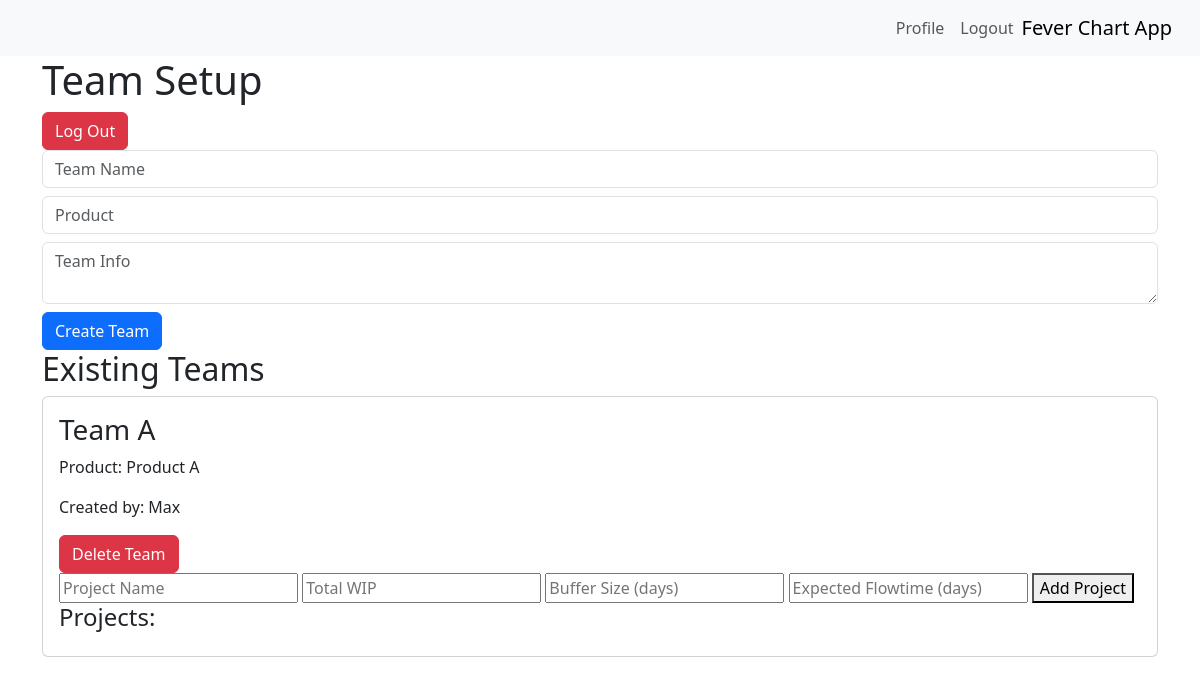
Page / (signed in) on the earlier database version.
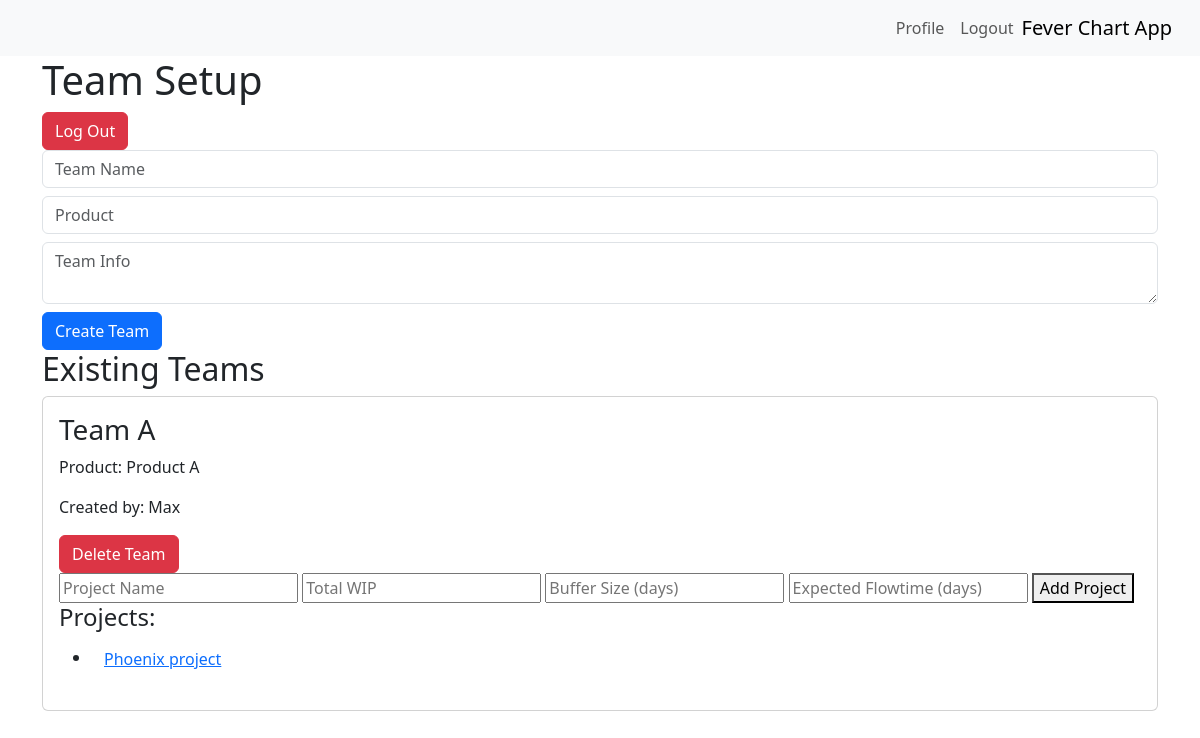
Same page on the later database version.
### app.py (models this page shows, shortened)
class Team(db.Model):
    id = db.Column(db.Integer, primary_key=True)
    name = db.Column(db.String(100))
    product = db.Column(db.String(100))
    info = db.Column(db.Text)
    created_at = db.Column(db.DateTime, default=datetime.utcnow)
    created_by = db.Column(db.Integer, db.ForeignKey('user.id'))
    projects = db.relationship('Project', backref='team', lazy=True)

class User(db.Model, UserMixin):
    id = db.Column(db.Integer, primary_key=True)
    username = db.Column(db.String(100), unique=True)
    email = db.Column(db.String(100), unique=True)  # New field for email verification
    role = db.Column(db.String(50), default='user')
    password_hash = db.Column(db.String(200))  # Field to store hashed passwords
    email_verified = db.Column(db.Boolean, default=False)  # New field to track verification status
    created_at = db.Column(db.DateTime, default=datetime.utcnow)
    teams = db.relationship('Team', backref='creator', lazy=True)

class Project(db.Model):
    id = db.Column(db.Integer, primary_key=True)
    team_id = db.Column(db.Integer, db.ForeignKey('team.id'))
    name = db.Column(db.String(100))
    total_wip = db.Column(db.Integer)
    buffer_size = db.Column(db.Integer)
    created_at = db.Column(db.DateTime, default=datetime.utcnow)
    fever_data = db.relationship('FeverChartData', backref='project', lazy=True)
    original_expected_flowtime = db.Column(db.Float)

### app.py (the view)
@app.route('/')
@login_required
def index():
    if current_user.role == 'admin':
        teams = Team.query.all()
    else:
        teams = Team.query.filter_by(created_by=current_user.id).all()
    return render_template('index.html', teams=teams)

### app.py (called while the page is built)
@login_manager.user_loader
def load_user(user_id):
    return User.query.get(int(user_id))

### templates/index.html (shortened to what this page needs)
{% extends "base.html" %}
{% block content %}
<div class="container">
    <h1>Team Setup</h1>
    <a href="{{ url_for('logout') }}" class="btn btn-danger">Log Out</a>
    <form action="{{ url_for('add_team') }}" method="POST" class="form-group">
        <input type="text" name="name" placeholder="Team Name" class="form-control mb-2" required>
        <input type="text" name="product" placeholder="Product" class="form-control mb-2" required>
        <textarea name="info" placeholder="Team Info" class="form-control mb-2"></textarea>
        <button type="submit" class="btn btn-primary">Create Team</button>
    </form>
    <h2>Existing Teams</h2>
    {% for team in teams %}
    <div class="card mb-3">
        <div class="card-body">
            <h3>{{ team.name }}</h3>
            <p>Product: {{ team.product }}</p>
            <p>Created by: {{ team.creator.username }}</p>
            {% if current_user.role == 'admin' or team.created_by == current_user.id %}
            <form action="/delete_team/{{ team.id }}" method="POST">
                <button type="submit" class="btn btn-danger">Delete Team</button>
            </form>
            {% endif %}
            <form action="{{ url_for('add_project') }}" method="POST">
                <input type="text" name="name" placeholder="Project Name" required>
                <input type="number" name="total_wip" placeholder="Total WIP" required>
                <input type="number" name="buffer_size" placeholder="Buffer Size (days)" required>
                <input type="number" step="0.1" name="original_expected_flowtime" placeholder="Expected Flowtime (days)" required>
                <button type="submit">Add Project</button>
            </form>
            <h4>Projects:</h4>
            {% for project in team.projects %}
            <ul>
                <li><a href="{{ url_for('project_detail', project_id=project.id) }}" class="btn btn-link">
                    {{ project.name }}
                </a></li>
            </ul>
            {% endfor %}
        </div>
    </div>
    {% endfor %}
</div>
{% endblock %}

### templates/base.html (shortened to what this page needs)
<!DOCTYPE html>
<html lang="en">
<head>
    <link rel="stylesheet" href="https://cdn.jsdelivr.net/npm/bootstrap@5.3.0/dist/css/bootstrap.min.css">
</head>
<body>
    <nav class="navbar navbar-expand-lg navbar-light bg-light">
        <div class="container-fluid">
            <ul class="navbar-nav ms-auto">
                {% if current_user.is_authenticated %}
                    <li class="nav-item">
                        <a class="nav-link" href="{{ url_for('profile') }}">Profile</a>
                    </li>
                    <li class="nav-item">
                        <a class="nav-link" href="{{ url_for('logout') }}">Logout</a>
                    </li>
                {% endif %}
            </ul>
            <a class="navbar-brand" href="{{ url_for('index') }}">Fever Chart App</a>
        </div>
    </nav>
    {% block content %}{% endblock %}
</body>
</html>

Differences in the rows shown:
added Project: name "Phoenix project"
